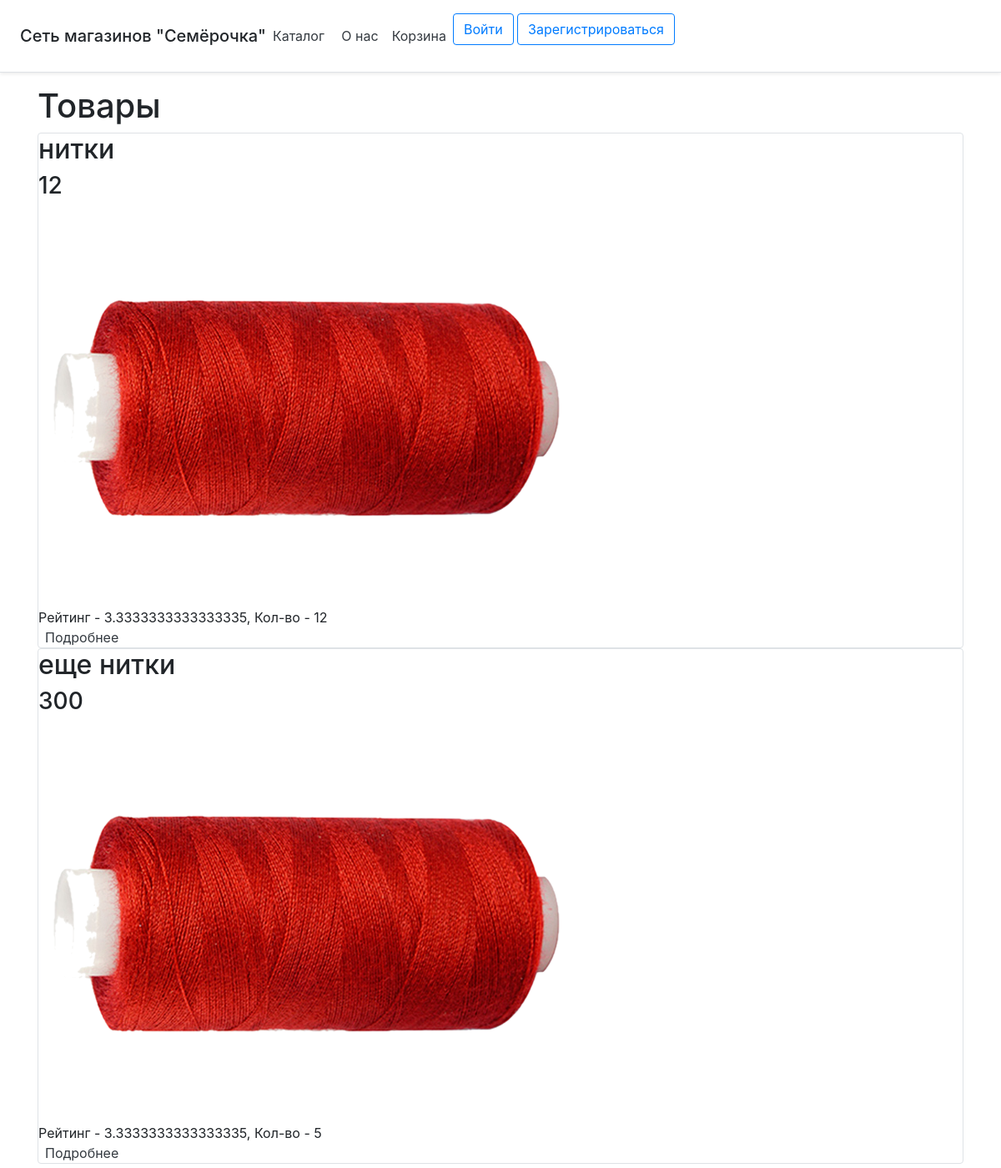
The app's page /catalog, older data.
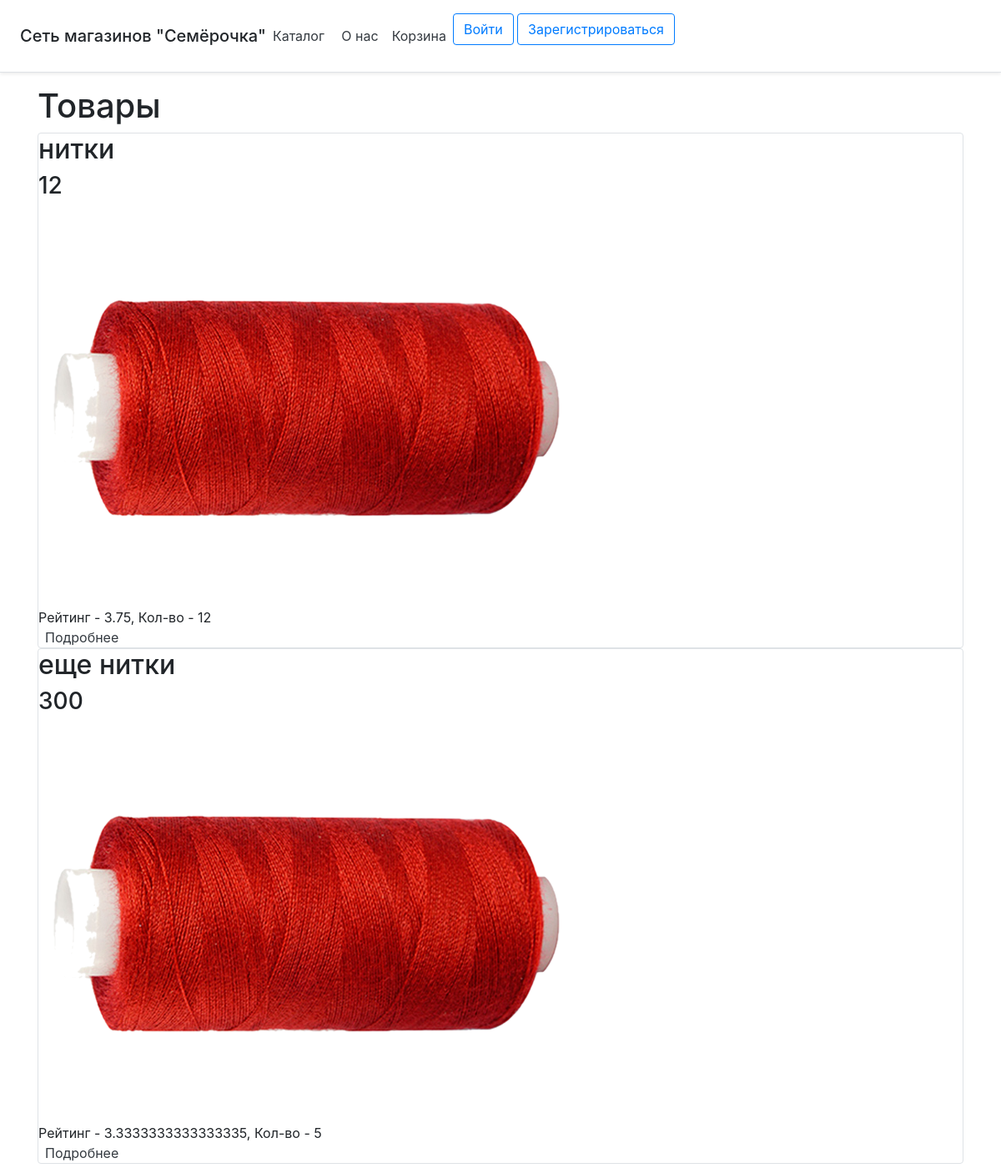
The same page, newer data.
### data/goods.py (models this page shows)
class Good(SqlAlchemyBase):
    __tablename__ = 'goods'
    id = sqlalchemy.Column(sqlalchemy.Integer,
                           primary_key=True, autoincrement=True)
    name = sqlalchemy.Column(sqlalchemy.String, nullable=True)
    price = sqlalchemy.Column(sqlalchemy.Integer)
    rating = sqlalchemy.Column(sqlalchemy.Float)
    count_rating = sqlalchemy.Column(sqlalchemy.Integer)
    amount = sqlalchemy.Column(sqlalchemy.Integer)
    picture = sqlalchemy.Column(sqlalchemy.String)
    goodstobuy = orm.relation("Goodstobuy", back_populates='good')

### main.py (the view)
@app.route("/catalog")
def catalog():
    db_sess = db_session.create_session()
    goods = db_sess.query(Good).filter(Good.amount > 0)
    return render_template('catalog.html', goods=goods, title='Каталог')

### data/db_session.py (called while the page is built)
def create_session() -> Session:
    global __factory
    return __factory()

### templates/catalog.html
{% extends "base.html" %}
{% block content %}
<h1>Товары</h1>
{% for item in goods%}
<div class="col-md6 border rounded">
    <h2>{{item.name}}</h2>
    <h3>{{item.price}}</h3>
    <img src={{item.picture}} alt="здесь должна была быть картинка, но не нашлась">
    <div>
        Рейтинг - {{item.rating}}, Кол-во - {{item.amount}}
    </div>
    <a class="p-2 text-dark cc_pointer" href="{{'/catalog/' + item.name}}">Подробнее</a>
</div>
{% endfor %}
{% endblock %}

Row changes from the older to the newer data that the page shows:
changed Good "нитки": rating "3.3333333333333335" → "3.75"
